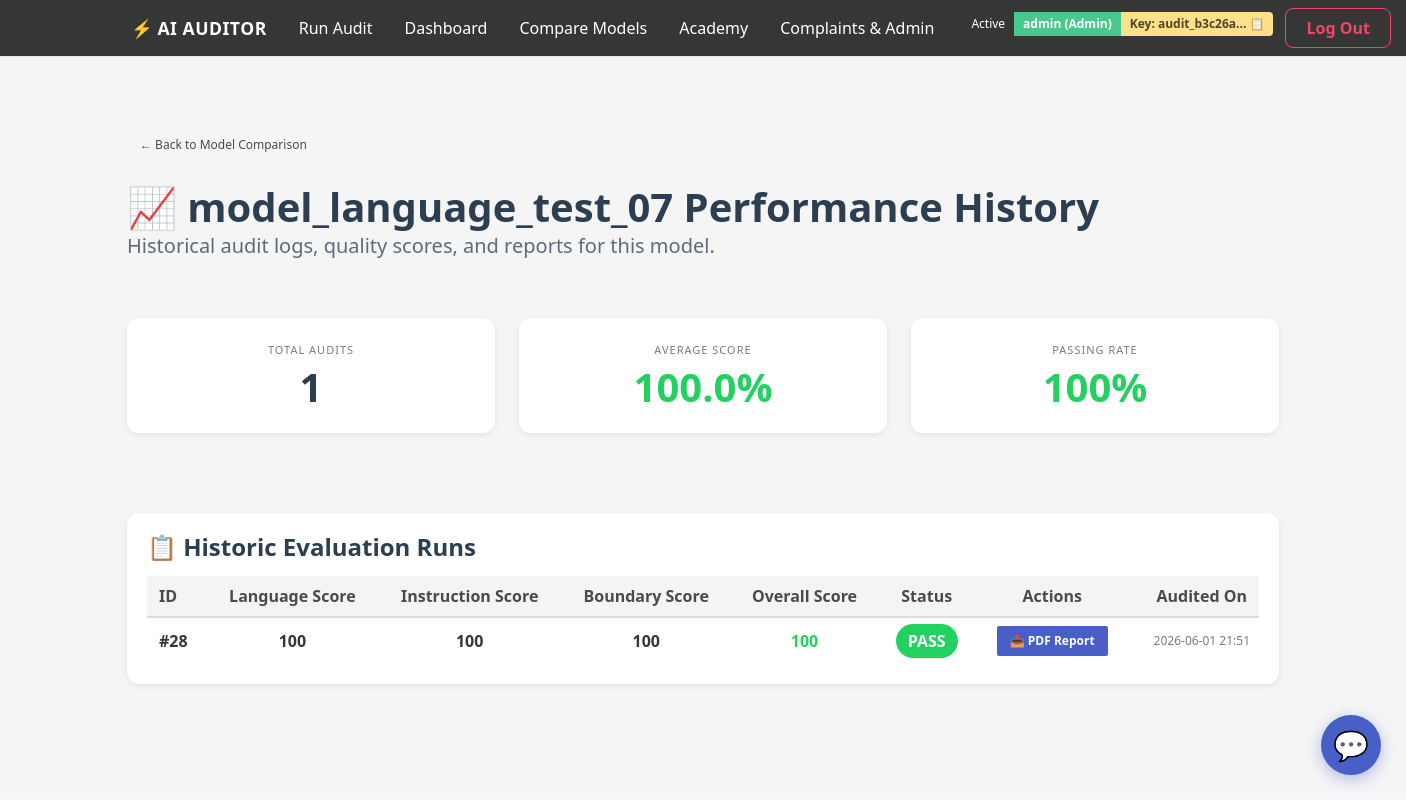
The app's page /model/model_language_test_07 (signed in) with its own data.
### tables this page shows
CREATE TABLE users (
        id INTEGER PRIMARY KEY AUTOINCREMENT,
        username TEXT UNIQUE,
        password TEXT,
        role TEXT
    , api_key TEXT);

CREATE TABLE audits (
        id INTEGER PRIMARY KEY AUTOINCREMENT,
        model_name TEXT,
        language_score INTEGER,
        instruction_score INTEGER,
        boundary_score INTEGER,
        overall_score INTEGER,
        status TEXT,
        created_at TEXT
    );

### app.py (the view)
@app.route("/model/<model_name>")
@login_required
def model_history(model_name):
    audits = get_audits_by_model(model_name)
    total = len(audits)
    if total > 0:
        avg_score = sum(a[5] for a in audits) / total
        passes = sum(1 for a in audits if a[6] == 'PASS')
        pass_rate = int((passes / total) * 100)
    else:
        avg_score = 0
        pass_rate = 0
    stats = {
        "total": total,
        "avg_score": round(avg_score, 1),
        "pass_rate": pass_rate
    }
    return render_template(
        "model_history.html",
        model_name=model_name,
        audits=audits,
        stats=stats
    )

### app.py (called while the page is built)
@app.context_processor
def inject_api_key():
    if 'user' in session:
        api_key = get_api_key_by_username(session['user'])
        return dict(user_api_key=api_key)
    return dict(user_api_key=None)

def login_required(f):
    @wraps(f)
    def decorated_function(*args, **kwargs):
        if 'user' not in session:
            return redirect(url_for('login', next=request.url))
        return f(*args, **kwargs)
    return decorated_function

### audit_storage_db.py (called while the page is built)
def get_connection():
    return sqlite3.connect(DB_NAME)

def get_audits_by_model(model_name):
    conn = get_connection()
    cur = conn.cursor()
    cur.execute("SELECT * FROM audits WHERE model_name = ? ORDER BY id DESC", (model_name,))
    rows = cur.fetchall()
    conn.close()
    return rows

def get_api_key_by_username(username):
    conn = get_connection()
    cur = conn.cursor()
    cur.execute("SELECT api_key FROM users WHERE username = ?", (username,))
    row = cur.fetchone()
    conn.close()
    if row:
        return row[0]
    return None

### templates/model_history.html
{% extends "base.html" %}
{% block content %}
<div class="main-container">
    <div class="mb-5">
        <a href="/compare" class="button is-light is-small">
            <span>← Back to Model Comparison</span>
        </a>
    </div>
    <div class="columns is-vcentered mb-6">
        <div class="column">
            <h1 class="title is-2">📈 {{ model_name }} Performance History</h1>
            <p class="subtitle is-5">Historical audit logs, quality scores, and reports for this model.</p>
        </div>
    </div>
    <div class="columns mb-6">
        <div class="column">
            <div class="audit-card has-text-centered py-5">
                <p class="heading has-text-grey font-weight-bold">Total Audits</p>
                <p class="title is-2 font-weight-bold" style="color: #2c3e50;">{{ stats.total }}</p>
            </div>
        </div>
        <div class="column">
            <div class="audit-card has-text-centered py-5">
                <p class="heading has-text-grey font-weight-bold">Average Score</p>
                <p class="title is-2 font-weight-bold" style="color: {% if stats.avg_score >= 90 %}#23d160{% elif stats.avg_score >= 70 %}#d1a100{% else %}#ff3860{% endif %};">
                    {{ stats.avg_score }}%
                </p>
            </div>
        </div>
        <div class="column">
            <div class="audit-card has-text-centered py-5">
                <p class="heading has-text-grey font-weight-bold">Passing Rate</p>
                <p class="title is-2 font-weight-bold" style="color: {% if stats.pass_rate >= 90 %}#23d160{% elif stats.pass_rate >= 70 %}#d1a100{% else %}#ff3860{% endif %};">
                    {{ stats.pass_rate }}%
                </p>
            </div>
        </div>
    </div>
    <div class="audit-card">
        <h2 class="title is-4 mb-4">📋 Historic Evaluation Runs</h2>
        <div class="table-container">
            <table class="table is-fullwidth is-striped is-hoverable">
                <thead>
                    <tr>
                        <th class="has-text-grey-dark">ID</th>
                        <th class="has-text-centered has-text-grey-dark">Language Score</th>
                        <th class="has-text-centered has-text-grey-dark">Instruction Score</th>
                        <th class="has-text-centered has-text-grey-dark">Boundary Score</th>
                        <th class="has-text-centered has-text-grey-dark">Overall Score</th>
                        <th class="has-text-centered has-text-grey-dark">Status</th>
                        <th class="has-text-centered has-text-grey-dark">Actions</th>
                        <th class="has-text-right has-text-grey-dark">Audited On</th>
                    </tr>
                </thead>
                <tbody>
                    {% for a in audits %}
                    <tr>
                        <td class="is-vcentered" style="font-weight: 700;">#{{ a[0] }}</td>
                        <td class="is-vcentered has-text-centered" style="font-weight: 600;">{{ a[2] }}</td>
                        <td class="is-vcentered has-text-centered" style="font-weight: 600;">{{ a[3] }}</td>
                        <td class="is-vcentered has-text-centered" style="font-weight: 600;">{{ a[4] }}</td>
                        <td class="is-vcentered has-text-centered" style="font-weight: 700;">
                            <span style="color: {% if a[5] >= 90 %}#23d160{% elif a[5] >= 70 %}#d1a100{% else %}#ff3860{% endif %};">
                                {{ a[5] }}
                            </span>
                        </td>
                        <td class="is-vcentered has-text-centered">
                            {% if a[6] == 'PASS' %}
                                <span class="status-pass" style="font-weight: 700;">PASS</span>
                            {% elif a[6] == 'WARNING' %}
                                <span class="status-warning" style="font-weight: 700;">WARN</span>
                            {% else %}
                                <span class="status-fail" style="font-weight: 700;">FAIL</span>
                            {% endif %}
                        </td>
                        <td class="is-vcentered has-text-centered">
                            <a href="/reports/audit_{{ model_name }}.pdf" class="button is-link is-small" download>
                                📥 PDF Report
                            </a>
                        </td>
                        <td class="is-vcentered has-text-right is-size-7 has-text-grey">{{ a[7][:16]|replace('T', ' ') }}</td>
                    </tr>
                    {% else %}
                    <tr>
                        <td colspan="8" class="has-text-centered py-6 has-text-grey">
                            No evaluations performed for this model yet.
                        </td>
                    </tr>
                    {% endfor %}
                </tbody>
            </table>
        </div>
    </div>
</div>
{% endblock %}

### templates/base.html (shortened to what this page needs)
<!DOCTYPE html>
<html>
<head>
<link rel="stylesheet"
      href="https://cdn.jsdelivr.net/npm/bulma@0.9.4/css/bulma.min.css">
<link rel="stylesheet"
      href="{{ url_for('static', filename='style.css') }}">
</head>
<body class="has-background-light">
<nav class="navbar is-dark" role="navigation" aria-label="main navigation">
    <div class="container">
        <div class="navbar-brand">
            <a class="navbar-item px-4" href="/" style="font-weight: 800; letter-spacing: 0.5px;">
                <span class="has-text-link mr-1">⚡</span> AI AUDITOR
            </a>
        </div>
        <div id="navMenu" class="navbar-menu">
            <div class="navbar-start">
                <a class="navbar-item px-4" href="/">
                    Run Audit
                </a>
                {% if session.get('user') %}
                <a class="navbar-item px-4" href="/dashboard">
                    Dashboard
                </a>
                <a class="navbar-item px-4" href="/compare">
                    Compare Models
                </a>
                <a class="navbar-item px-4" href="/academy">
                    Academy
                </a>
                {% if session.get('role') == 'ADMIN' %}
                <a class="navbar-item px-4" href="/complaints">
                    Complaints & Admin
                </a>
                {% endif %}
                {% endif %}
            </div>
            <div class="navbar-end">
                <div class="navbar-item">
                    {% if session.get('user') %}
                        <div class="field is-grouped is-grouped-multiline is-align-items-center">
                            <div class="control">
                                <div class="tags has-addons mb-0">
                                    <span class="tag is-dark">Active</span>
                                    {% if session.get('role') == 'ADMIN' %}
                                        <span class="tag is-success" style="font-weight: 700;">{{ session.get('user') }} (Admin)</span>
                                    {% else %}
                                        <span class="tag is-link" style="font-weight: 700;">{{ session.get('user') }} (Tester)</span>
                                    {% endif %}
                                    {% if user_api_key %}
                                        <span class="tag is-warning" style="font-weight: 700; cursor: pointer;" title="Click to copy full API Key to clipboard" onclick="navigator.clipboard.writeText('{{ user_api_key }}'); alert('API Key successfully copied to clipboard!');">Key: {{ user_api_key[:12] }}... 📋</span>
                                    {% endif %}
                                </div>
                            </div>
                            <div class="control">
                                <a href="/logout" class="button btn-logout-styled">
                                    Log Out
                                </a>
                            </div>
                        </div>
                    {% else %}
                        <div class="control">
                            <a href="/login" class="button btn-login-styled">
                                Log In
                            </a>
                        </div>
                    {% endif %}
                </div>
            </div>
        </div>
    </div>
</nav>
<section class="section">
    <div class="container">
        {% block content %}{% endblock %}
    </div>
</section>
<div class="chat-fab-container">
    <button id="chatFab" class="chat-fab" onclick="toggleChatPanel();" title="AI Auditor Assistant">
        💬
    </button>
</div>
</body>
</html>

### static/style.css (style rules this page uses)
html, body { min-height: 100%; background: #f5f7fa; }
body { font-family: "Segoe UI", Tahoma, Geneva, Verdana, sans-serif; }
.navbar { border-bottom: 1px solid #e5e7eb; }
.navbar-brand .navbar-item { font-weight: 700; font-size: 1.1rem; }
.main-container { padding-top: 25px; padding-bottom: 40px; }
.title { color: #2c3e50; }
.subtitle { color: #5c6b7a; }
.audit-card { background: white; border-radius: 12px; padding: 20px; margin-bottom: 20px; box-shadow: 0 2px 6px rgba(0,0,0,0.08); }
.table { background: white; }
.table th { background: #f3f4f6; }
.button { border-radius: 8px; }
.button.is-link { font-weight: 600; }
.status-pass { background: #23d160; color: white; padding: 6px 12px; border-radius: 20px; }
.btn-logout-styled { background: transparent; color: #f14668 !important; border: 1px solid #f14668; font-weight: 700; border-radius: 8px; padding: 0.5rem 1.25rem; transition: all 0.2s ease-in-out; }
.chat-fab-container { position: fixed; bottom: 25px; right: 25px; z-index: 1000; }
.chat-fab { background: #485fc7; color: white !important; border: none; border-radius: 50%; width: 60px; height: 60px; font-size: 1.8rem; box-shadow: 0 4px 15px rgba(72, 95, 199, 0.4); cursor: pointer; display: flex; align-items: center; justify-content: center; transition: all 0.3s cubic-bezier(0.175, 0.885, 0.32, 1.275); }

### records on screen
users: api_key "audit_b3c26a"
audits: model_name "model_language_test_07", id "28", language_score "100", instruction_score "100", boundary_score "100", overall_score "100", status "PASS", created_at "2026-06-01 21:51"

### other values on screen
{{ session.get('user') }} "admin"
{{ stats.total }} "1"
{{ stats.avg_score }} "100.0"
{{ stats.pass_rate }} "100"
